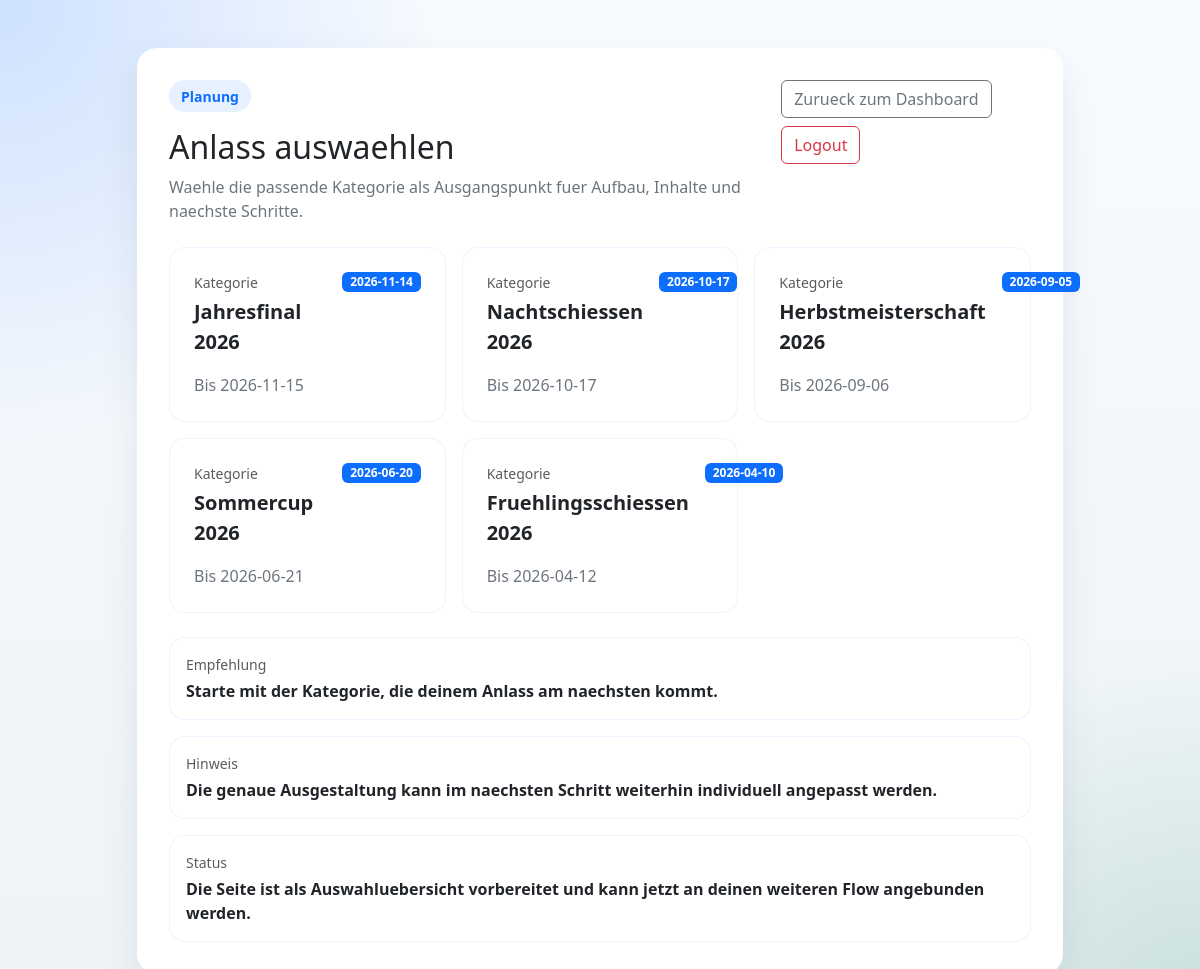
Page /anlass (signed in) on the committed database.
### tables this page shows
CREATE TABLE anlass (
    id INT UNSIGNED AUTO_INCREMENT PRIMARY KEY,
    fk_adress_id_creator INT UNSIGNED NULL,
    fk_adress_id_modifier INT UNSIGNED NULL,
    name_anlass VARCHAR(190) NOT NULL,
    shortname_anlass VARCHAR(100) NULL,
    start_anlass DATE NULL,
    end_anlass DATE NULL,
    created_by_user_id INT UNSIGNED NULL,
    created_at TIMESTAMP NOT NULL DEFAULT CURRENT_TIMESTAMP,
    updated_by_user_id INT UNSIGNED NULL,
    updated_at TIMESTAMP NOT NULL DEFAULT CURRENT_TIMESTAMP ON UPDATE CURRENT_TIMESTAMP,
    CONSTRAINT fk_anlass_adress_creator
        FOREIGN KEY (fk_adress_id_creator) REFERENCES adressen(id)
        ON DELETE SET NULL,
    CONSTRAINT fk_anlass_adress_modifier
        FOREIGN KEY (fk_adress_id_modifier) REFERENCES adressen(id)
        ON DELETE SET NULL,
    CONSTRAINT fk_anlass_created_by
        FOREIGN KEY (created_by_user_id) REFERENCES users(id)
        ON DELETE SET NULL,
    CONSTRAINT fk_anlass_updated_by
        FOREIGN KEY (updated_by_user_id) REFERENCES users(id)
        ON DELETE SET NULL
);

### app/Core/View.php (called while the page is built, shortened)
<?php
final class View
{
    public static function render(string $view, array $data = []): void
    {
        $viewFile = dirname(__DIR__) . '/Views/' . $view . '.php';
        extract($data, EXTR_SKIP);
        require $viewFile;
    }
}

### app/Core/Controller.php (called while the page is built, shortened)
<?php
abstract class Controller
{
    protected function render(string $view, array $data = []): void
    {
        View::render($view, $data);
    }
}

### app/Controllers/AnlassController.php (called while the page is built, shortened)
<?php
final class AnlassController extends Controller
{
    public function index(): void
    {
        $user = $this->authService->requireUser();
        $anlass = $this->anlassService->getAnlass();
        $this->render('anlass/index', [
            'user' => $user,
            'anlass' => $anlass,
        ]);
    }
}

### public/index.php (called while the page is built, shortened)
<?php
require_once dirname(__DIR__) . '/app/bootstrap.php';
$authController = new AuthController(app_auth());
$clientApiController = new ClientApiController(
    app_auth(),
    app_api_token_service(),
    app_client_api_service(),
    new App\Models\User()
);
$anlassController = new AnlassController(app_auth(), app_anlass_service());
$adressenController = new AdressenController(app_auth(), app_anlass_service(), new App\Models\Adressen());
$loesenController = new LoesenController(app_auth(), app_anlass_service(), new App\Models\Adressen(), new App\Models\Standblatt(), new App\Models\Stich(), new App\Models\Gaben());
$abrechnenController = new AbrechnenController(app_auth(), app_anlass_service(), new App\Models\Adressen(), new App\Models\Standblatt(), new App\Models\Schussdaten(), new App\Models\Gaben());
$dashboardController = new DashboardController(app_auth());
$homeController = new HomeController(app_auth());
$router = new Router();
$router->get('/', [$homeController, 'index']);
$router->get('/login', [$authController, 'showLogin']);
$router->post('/login', [$authController, 'login']);
$router->get('/logout', [$authController, 'logout']);
$router->get('/dashboard', [$dashboardController, 'index']);
$router->get('/anlass', [$anlassController, 'index']);
$router->get('/anlass/{id}/schuetzen', [$adressenController, 'index']);
$router->get('/anlass/{id}/schuetzen/neu', [$adressenController, 'index']);
$router->post('/anlass/{id}/schuetzen/neu', [$adressenController, 'store']);
$router->get('/anlass/{id}/loesen', [$loesenController, 'open']);
$router->get('/anlass/{id}/loesen/neu', [$loesenController, 'create']);
$router->post('/anlass/{id}/loesen/neu', [$loesenController, 'store']);
$router->get('/anlass/{id}/loesen/{standblattId}/abrechnen', [$abrechnenController, 'show']);
$router->post('/anlass/{id}/loesen/{standblattId}/abrechnen', [$abrechnenController, 'speichern']);
$router->get('/anlass/{id}/loesen/{standblattId}/abrechnen/druck', [$abrechnenController, 'druck']);
$router->get('/anlass/{id}/loesen/{standblattId}/druck', [$loesenController, 'druck']);
$router->get('/anlass/{id}/loesen/{standblattId}', [$loesenController, 'show']);
$router->post('/anlass/{id}/loesen/{standblattId}', [$loesenController, 'update']);
$router->get('/anlass/{id}', [$anlassController, 'show']);
$router->post('/api/login', [$clientApiController, 'login']);
$router->get('/api/anlaesse', [$clientApiController, 'anlaesse']);
$router->get('/api/anlaesse/{id}/shooters', [$clientApiController, 'shooters']);
$router->get('/api/anlaesse/{id}/shooters/new', [$clientApiController, 'newShooters']);
$router->post('/api/anlaesse/{id}/shots/import', [$clientApiController, 'importShots']);
$router->get('/index.php', static function (): never {
    Response::redirect('/');
});
$router->get('/login.php', static function (): never {
    Response::redirect('/login');
});
$router->post('/auth/login_process.php', [$authController, 'login']);
$router->get('/auth/login_process.php', static function (): never {
    Response::redirect('/login');
});
$router->get('/dashboard.php', static function (): never {
    Response::redirect('/dashboard');
});
$router->get('/logout.php', static function (): never {
    Response::redirect('/logout');
});
$router->get('/auth/require_login.php', static function (): never {
    Response::redirect('/dashboard');
});
$router->dispatch($_SERVER['REQUEST_METHOD'] ?? 'GET', $_SERVER['REQUEST_URI'] ?? '/');

### app/bootstrap.php (called while the page is built, shortened)
<?php
spl_autoload_register(static function (string $className): void {
    $prefix = 'App\\';
    $relativeClass = substr($className, strlen($prefix));
    $file = __DIR__ . '/' . str_replace('\\', '/', $relativeClass) . '.php';
});

### app/Core/Url.php (called while the page is built, shortened)
<?php
final class Url
{
    public static function app(string $path = ''): string
    {
        $basePath = rtrim(APP_BASE_PATH, '/');
        $path = '/' . ltrim($path, '/');
        return $basePath . $path;
    }
    public static function asset(string $path): string
    {
        return self::app('/assets/' . ltrim($path, '/'));
    }
}

### app/Core/Database.php (called while the page is built, shortened)
<?php
final class Database
{
    public static function connection(): PDO
    {
        static $pdo = null;
        if ($pdo instanceof PDO) {
            return $pdo;
        }
        $dsn = sprintf(
            'mysql:host=%s;dbname=%s;charset=%s',
            DB_HOST,
            DB_NAME,
            DB_CHARSET
        );
        $pdo = new PDO($dsn, DB_USER, DB_PASS, [
            PDO::ATTR_ERRMODE => PDO::ERRMODE_EXCEPTION,
            PDO::ATTR_DEFAULT_FETCH_MODE => PDO::FETCH_ASSOC,
            PDO::ATTR_EMULATE_PREPARES => false,
        ]);
        return $pdo;
    }
}

### app/Models/Anlass.php (called while the page is built, shortened)
<?php
final class Anlass
{
    public function getAll(): array
    {
        $statement = Database::connection()->prepare(
            'SELECT id, fk_adress_id_creator, fk_adress_id_modifier, name_anlass, shortname_anlass,
                    start_anlass, end_anlass, created_by_user_id, created_at, updated_by_user_id, updated_at
             FROM anlass
             ORDER BY start_anlass DESC, id DESC'
        );
        $statement->execute();
        return $statement->fetchAll();
    }
}

### app/Services/AnlassService.php (called while the page is built, shortened)
<?php
final class AnlassService
{
    public function getAnlass(): array
    {
        return $this->anlassModel->getAll();
    }
}

### app/Views/anlass/index.php (the view, shortened to what this page needs)
<!DOCTYPE html>
<html lang="de">
<head>
    <link rel="stylesheet" href="https://cdn.jsdelivr.net/npm/bootstrap@5.3.3/dist/css/bootstrap.min.css">
    <link rel="stylesheet" href="<?= htmlspecialchars(Url::asset('css/app.css')) ?>">
</head>
<body class="app-shell">
    <main class="container py-5">
        <div class="row justify-content-center">
            <div class="col-12 col-xl-10">
                <div class="card dashboard-card">
                    <div class="card-body">
                        <div class="d-flex flex-column flex-md-row justify-content-between align-items-md-start gap-3 mb-4">
                            <div>
                                <div class="brand-badge mb-3">Planung</div>
                                <h1 class="h2 mb-2">Anlass auswaehlen</h1>
                                <p class="muted-copy mb-0">
                                    Waehle die passende Kategorie als Ausgangspunkt fuer Aufbau, Inhalte und naechste Schritte.
                                </p>
                            </div>
                            <div class="d-flex flex-wrap gap-2">
                                <a href="<?= htmlspecialchars(Url::app('/dashboard')) ?>" class="btn btn-outline-secondary">
                                    Zurueck zum Dashboard
                                </a>
                                <a href="<?= htmlspecialchars(Url::app('/logout')) ?>" class="btn btn-outline-danger">
                                    Logout
                                </a>
                            </div>
                        </div>
                        <div class="row g-3 mb-4">
                            <?php foreach ($anlass as $eintrag): ?>
                                <div class="col-12 col-md-6 col-xl-4">
                                    <a
                                        href="<?= htmlspecialchars(Url::app('/anlass/' . (int) $eintrag['id'])) ?>"
                                        class="anlass-card list-group-item h-100 p-4 bg-white rounded-4 text-decoration-none text-body"
                                    >
                                        <div class="d-flex justify-content-between align-items-start gap-3 mb-3">
                                            <div>
                                                <div class="small text-body-secondary mb-1">Kategorie</div>
                                                <div class="fw-semibold fs-5">
                                                    <?= htmlspecialchars((string) $eintrag['name_anlass']) ?>
                                                </div>
                                            </div>
                                            <?php if (!empty($eintrag['start_anlass'])): ?>
                                                <span class="badge text-bg-primary">
                                                    <?= htmlspecialchars((string) $eintrag['start_anlass']) ?>
                                                </span>
                                            <?php endif; ?>
                                        </div>
                                        <p class="muted-copy mb-0">
                                            <?php if (!empty($eintrag['end_anlass'])): ?>
                                                Bis <?= htmlspecialchars((string) $eintrag['end_anlass']) ?>
                                            <?php else: ?>
                                                Kein Enddatum hinterlegt.
                                            <?php endif; ?>
                                        </p>
                                    </a>
                                </div>
                            <?php endforeach; ?>
                        </div>
                        <div class="dashboard-meta">
                            <div class="list-group">
                                <div class="list-group-item p-3">
                                    <div class="small text-body-secondary mb-1">Empfehlung</div>
                                    <div class="fw-semibold">Starte mit der Kategorie, die deinem Anlass am naechsten kommt.</div>
                                </div>
                                <div class="list-group-item p-3 mt-3">
                                    <div class="small text-body-secondary mb-1">Hinweis</div>
                                    <div class="fw-semibold">Die genaue Ausgestaltung kann im naechsten Schritt weiterhin individuell angepasst werden.</div>
                                </div>
                                <div class="list-group-item p-3 mt-3">
                                    <div class="small text-body-secondary mb-1">Status</div>
                                    <div class="fw-semibold">Die Seite ist als Auswahluebersicht vorbereitet und kann jetzt an deinen weiteren Flow angebunden werden.</div>
                                </div>
                            </div>
                        </div>
                    </div>
                </div>
            </div>
        </div>
    </main>
</body>
</html>

### app/Core/Router.php (shortened to what this page needs)
<?php
final class Router
{
    private array $routes = [];
    public function dispatch(string $method, string $uri): void
    {
        $path = $this->normalizePath($uri);
        foreach ($this->routes[$method] ?? [] as $route) {
            if (!preg_match($route['pattern'], $path, $matches)) {
                continue;
            }
            $params = [];
            $route['handler']($params);
            return;
        }
    }
    private function map(string $method, string $path, callable $handler): void
    {
        $normalizedPath = $this->normalizePath($path);
        $quotedPath = preg_quote($normalizedPath, '#');
        $pattern = preg_replace_callback(
            '/\\\\\{([a-zA-Z_][a-zA-Z0-9_]*)\\\\\}/',
            static fn (array $matches): string => '(?P<' . $matches[1] . '>[^/]+)',
            $quotedPath
        );
        $this->routes[$method][] = [
            'path' => $normalizedPath,
            'pattern' => '#^' . $pattern . '$#',
            'handler' => $handler,
        ];
    }
    private function normalizePath(string $path): string
    {
        $path = parse_url($path, PHP_URL_PATH) ?: '/';
        if ($path !== '/') {
            $path = rtrim($path, '/');
        }
        return $path === '' ? '/' : $path;
    }
}

### public/assets/css/app.css (style rules this page uses)
body.app-shell { min-height: 100vh; background: radial-gradient(circle at top left, rgba(13, 110, 253, 0.18), transparent 28%), radial-gradient(circle at bottom right, rgba(25, 135, 84, 0.18), transparent 24%), linear-gradient(180deg, #f8fbff 0%, #eef3f8 100%); }
.auth-card, .dashboard-card { border: 0; border-radius: 1.25rem; box-shadow: 0 1rem 2.5rem rgba(15, 23, 42, 0.08); }
.auth-card .card-body, .dashboard-card .card-body { padding: 2rem; }
.brand-badge { display: inline-flex; align-items: center; gap: 0.5rem; padding: 0.35rem 0.75rem; border-radius: 999px; background: rgba(13, 110, 253, 0.1); color: #0d6efd; font-size: 0.875rem; font-weight: 600; }
.muted-copy { color: #6c757d; }
.dashboard-meta { display: grid; gap: 1rem; }
.dashboard-meta .list-group-item { border-radius: 1rem; border: 1px solid rgba(13, 110, 253, 0.08); }
.anlass-card { border: 1px solid rgba(13, 110, 253, 0.08); transition: border-color 0.15s ease, box-shadow 0.15s ease, transform 0.15s ease; }

### rows in the picture
anlass: name_anlass "Jahresfinal 2026", start_anlass "2026-11-14", end_anlass "2026-11-15"
anlass: name_anlass "Nachtschiessen 2026", start_anlass "2026-10-17", end_anlass "2026-10-17"
anlass: name_anlass "Herbstmeisterschaft 2026", start_anlass "2026-09-05", end_anlass "2026-09-06"
anlass: name_anlass "Sommercup 2026", start_anlass "2026-06-20", end_anlass "2026-06-21"
anlass: name_anlass "Fruehlingsschiessen 2026", start_anlass "2026-04-10", end_anlass "2026-04-12"
